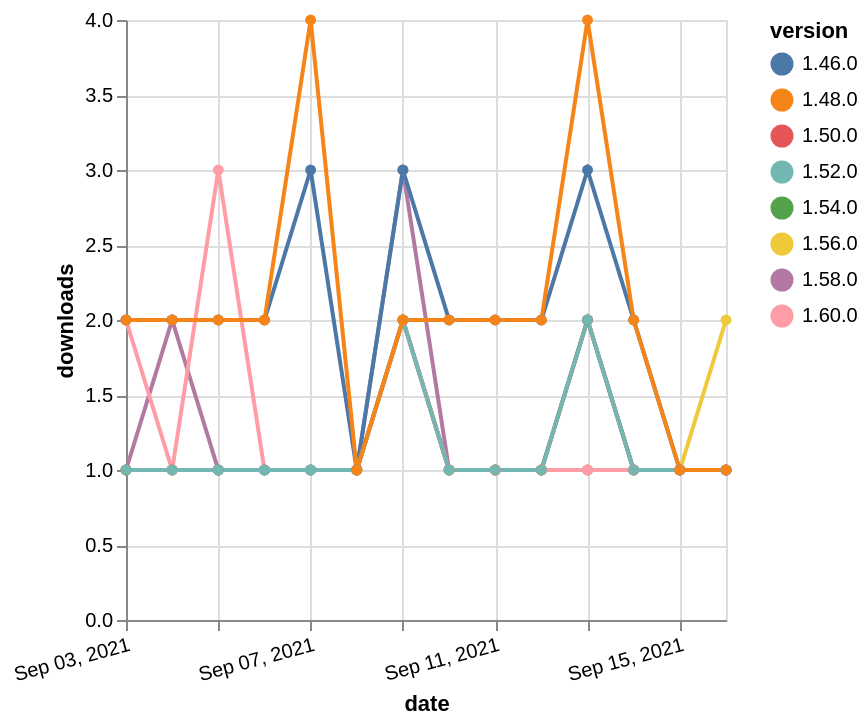

Vega-Lite specification stored for this chart:
### Vega-Lite specification from a JSON file in a GitHub repository (floating-point values rounded to 4 significant figures)
{"$schema": "https://vega.github.io/schema/vega-lite/v5.json", "description": "A simple bar chart with embedded data.", "data": {"values": [{"date": "2021-09-03", "total": 167, "delta": 1, "version": "1.56.0"}, {"date": "2021-09-04", "total": 168, "delta": 1, "version": "1.56.0"}, {"date": "2021-09-05", "total": 169, "delta": 1, "version": "1.56.0"}, {"date": "2021-09-06", "total": 170, "delta": 1, "version": "1.56.0"}, {"date": "2021-09-07", "total": 171, "delta": 1, "version": "1.56.0"}, {"date": "2021-09-08", "total": 172, "delta": 1, "version": "1.56.0"}, {"date": "2021-09-09", "total": 174, "delta": 2, "version": "1.56.0"}, {"date": "2021-09-10", "total": 175, "delta": 1, "version": "1.56.0"}, {"date": "2021-09-11", "total": 176, "delta": 1, "version": "1.56.0"}, {"date": "2021-09-12", "total": 177, "delta": 1, "version": "1.56.0"}, {"date": "2021-09-13", "total": 178, "delta": 1, "version": "1.56.0"}, {"date": "2021-09-14", "total": 179, "delta": 1, "version": "1.56.0"}, {"date": "2021-09-15", "total": 180, "delta": 1, "version": "1.56.0"}, {"date": "2021-09-16", "total": 182, "delta": 2, "version": "1.56.0"}, {"date": "2021-09-03", "total": 187, "delta": 1, "version": "1.54.0"}, {"date": "2021-09-04", "total": 188, "delta": 1, "version": "1.54.0"}, {"date": "2021-09-05", "total": 189, "delta": 1, "version": "1.54.0"}, {"date": "2021-09-06", "total": 190, "delta": 1, "version": "1.54.0"}, {"date": "2021-09-07", "total": 191, "delta": 1, "version": "1.54.0"}, {"date": "2021-09-08", "total": 192, "delta": 1, "version": "1.54.0"}, {"date": "2021-09-09", "total": 194, "delta": 2, "version": "1.54.0"}, {"date": "2021-09-10", "total": 195, "delta": 1, "version": "1.54.0"}, {"date": "2021-09-11", "total": 196, "delta": 1, "version": "1.54.0"}, {"date": "2021-09-12", "total": 197, "delta": 1, "version": "1.54.0"}, {"date": "2021-09-13", "total": 199, "delta": 2, "version": "1.54.0"}, {"date": "2021-09-14", "total": 200, "delta": 1, "version": "1.54.0"}, {"date": "2021-09-15", "total": 201, "delta": 1, "version": "1.54.0"}, {"date": "2021-09-16", "total": 202, "delta": 1, "version": "1.54.0"}, {"date": "2021-09-03", "total": 174, "delta": 1, "version": "1.58.0"}, {"date": "2021-09-04", "total": 176, "delta": 2, "version": "1.58.0"}, {"date": "2021-09-05", "total": 177, "delta": 1, "version": "1.58.0"}, {"date": "2021-09-06", "total": 178, "delta": 1, "version": "1.58.0"}, {"date": "2021-09-07", "total": 179, "delta": 1, "version": "1.58.0"}, {"date": "2021-09-08", "total": 180, "delta": 1, "version": "1.58.0"}, {"date": "2021-09-09", "total": 183, "delta": 3, "version": "1.58.0"}, {"date": "2021-09-10", "total": 184, "delta": 1, "version": "1.58.0"}, {"date": "2021-09-11", "total": 185, "delta": 1, "version": "1.58.0"}, {"date": "2021-09-12", "total": 186, "delta": 1, "version": "1.58.0"}, {"date": "2021-09-13", "total": 187, "delta": 1, "version": "1.58.0"}, {"date": "2021-09-14", "total": 188, "delta": 1, "version": "1.58.0"}, {"date": "2021-09-15", "total": 189, "delta": 1, "version": "1.58.0"}, {"date": "2021-09-16", "total": 190, "delta": 1, "version": "1.58.0"}, {"date": "2021-09-03", "total": 246, "delta": 1, "version": "1.50.0"}, {"date": "2021-09-04", "total": 247, "delta": 1, "version": "1.50.0"}, {"date": "2021-09-05", "total": 248, "delta": 1, "version": "1.50.0"}, {"date": "2021-09-06", "total": 249, "delta": 1, "version": "1.50.0"}, {"date": "2021-09-07", "total": 250, "delta": 1, "version": "1.50.0"}, {"date": "2021-09-08", "total": 251, "delta": 1, "version": "1.50.0"}, {"date": "2021-09-09", "total": 253, "delta": 2, "version": "1.50.0"}, {"date": "2021-09-10", "total": 254, "delta": 1, "version": "1.50.0"}, {"date": "2021-09-11", "total": 255, "delta": 1, "version": "1.50.0"}, {"date": "2021-09-12", "total": 256, "delta": 1, "version": "1.50.0"}, {"date": "2021-09-13", "total": 258, "delta": 2, "version": "1.50.0"}, {"date": "2021-09-14", "total": 259, "delta": 1, "version": "1.50.0"}, {"date": "2021-09-15", "total": 260, "delta": 1, "version": "1.50.0"}, {"date": "2021-09-16", "total": 261, "delta": 1, "version": "1.50.0"}, {"date": "2021-09-03", "total": 121, "delta": 2, "version": "1.60.0"}, {"date": "2021-09-04", "total": 122, "delta": 1, "version": "1.60.0"}, {"date": "2021-09-05", "total": 125, "delta": 3, "version": "1.60.0"}, {"date": "2021-09-06", "total": 126, "delta": 1, "version": "1.60.0"}, {"date": "2021-09-07", "total": 127, "delta": 1, "version": "1.60.0"}, {"date": "2021-09-08", "total": 128, "delta": 1, "version": "1.60.0"}, {"date": "2021-09-09", "total": 130, "delta": 2, "version": "1.60.0"}, {"date": "2021-09-10", "total": 131, "delta": 1, "version": "1.60.0"}, {"date": "2021-09-11", "total": 132, "delta": 1, "version": "1.60.0"}, {"date": "2021-09-12", "total": 133, "delta": 1, "version": "1.60.0"}, {"date": "2021-09-13", "total": 134, "delta": 1, "version": "1.60.0"}, {"date": "2021-09-14", "total": 135, "delta": 1, "version": "1.60.0"}, {"date": "2021-09-15", "total": 136, "delta": 1, "version": "1.60.0"}, {"date": "2021-09-16", "total": 137, "delta": 1, "version": "1.60.0"}, {"date": "2021-09-03", "total": 2373, "delta": 2, "version": "1.46.0"}, {"date": "2021-09-04", "total": 2375, "delta": 2, "version": "1.46.0"}, {"date": "2021-09-05", "total": 2377, "delta": 2, "version": "1.46.0"}, {"date": "2021-09-06", "total": 2379, "delta": 2, "version": "1.46.0"}, {"date": "2021-09-07", "total": 2382, "delta": 3, "version": "1.46.0"}, {"date": "2021-09-08", "total": 2383, "delta": 1, "version": "1.46.0"}, {"date": "2021-09-09", "total": 2386, "delta": 3, "version": "1.46.0"}, {"date": "2021-09-10", "total": 2388, "delta": 2, "version": "1.46.0"}, {"date": "2021-09-11", "total": 2390, "delta": 2, "version": "1.46.0"}, {"date": "2021-09-12", "total": 2392, "delta": 2, "version": "1.46.0"}, {"date": "2021-09-13", "total": 2395, "delta": 3, "version": "1.46.0"}, {"date": "2021-09-14", "total": 2397, "delta": 2, "version": "1.46.0"}, {"date": "2021-09-15", "total": 2398, "delta": 1, "version": "1.46.0"}, {"date": "2021-09-16", "total": 2399, "delta": 1, "version": "1.46.0"}, {"date": "2021-09-03", "total": 200, "delta": 1, "version": "1.52.0"}, {"date": "2021-09-04", "total": 201, "delta": 1, "version": "1.52.0"}, {"date": "2021-09-05", "total": 202, "delta": 1, "version": "1.52.0"}, {"date": "2021-09-06", "total": 203, "delta": 1, "version": "1.52.0"}, {"date": "2021-09-07", "total": 204, "delta": 1, "version": "1.52.0"}, {"date": "2021-09-08", "total": 205, "delta": 1, "version": "1.52.0"}, {"date": "2021-09-09", "total": 207, "delta": 2, "version": "1.52.0"}, {"date": "2021-09-10", "total": 208, "delta": 1, "version": "1.52.0"}, {"date": "2021-09-11", "total": 209, "delta": 1, "version": "1.52.0"}, {"date": "2021-09-12", "total": 210, "delta": 1, "version": "1.52.0"}, {"date": "2021-09-13", "total": 212, "delta": 2, "version": "1.52.0"}, {"date": "2021-09-14", "total": 213, "delta": 1, "version": "1.52.0"}, {"date": "2021-09-15", "total": 214, "delta": 1, "version": "1.52.0"}, {"date": "2021-09-16", "total": 215, "delta": 1, "version": "1.52.0"}, {"date": "2021-09-03", "total": 2448, "delta": 2, "version": "1.48.0"}, {"date": "2021-09-04", "total": 2450, "delta": 2, "version": "1.48.0"}, {"date": "2021-09-05", "total": 2452, "delta": 2, "version": "1.48.0"}, {"date": "2021-09-06", "total": 2454, "delta": 2, "version": "1.48.0"}, {"date": "2021-09-07", "total": 2458, "delta": 4, "version": "1.48.0"}, {"date": "2021-09-08", "total": 2459, "delta": 1, "version": "1.48.0"}, {"date": "2021-09-09", "total": 2461, "delta": 2, "version": "1.48.0"}, {"date": "2021-09-10", "total": 2463, "delta": 2, "version": "1.48.0"}, {"date": "2021-09-11", "total": 2465, "delta": 2, "version": "1.48.0"}, {"date": "2021-09-12", "total": 2467, "delta": 2, "version": "1.48.0"}, {"date": "2021-09-13", "total": 2471, "delta": 4, "version": "1.48.0"}, {"date": "2021-09-14", "total": 2473, "delta": 2, "version": "1.48.0"}, {"date": "2021-09-15", "total": 2474, "delta": 1, "version": "1.48.0"}, {"date": "2021-09-16", "total": 2475, "delta": 1, "version": "1.48.0"}]}, "width": "container", "mark": {"type": "line", "point": {"filled": true}}, "encoding": {"x": {"field": "date", "type": "temporal", "timeUnit": "yearmonthdate", "title": "date", "axis": {"labelAngle": -15}}, "y": {"field": "delta", "type": "quantitative", "title": "downloads"}, "color": {"field": "version", "type": "nominal"}, "tooltip": {"field": "delta"}}}
